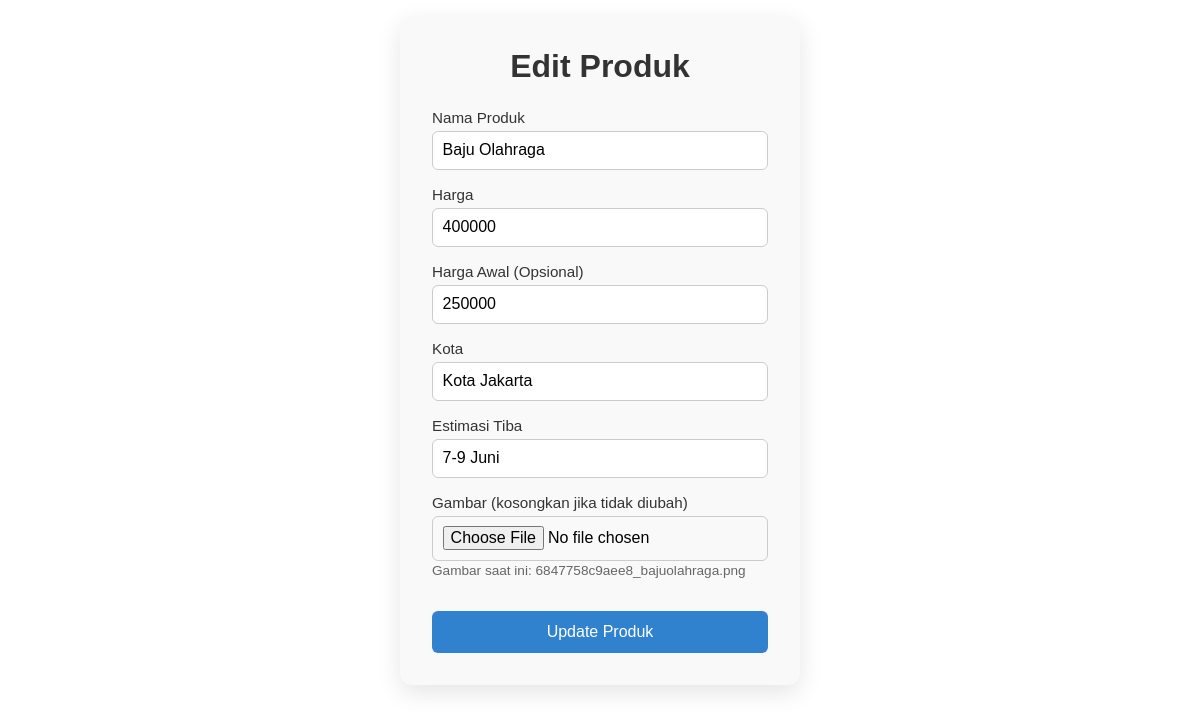
/views/edit_produk.php?id=2 (signed in), run on the app's committed database.
### tables this page shows
CREATE TABLE `produk` (
  `id` int(11) NOT NULL,
  `nama_produk` varchar(100) NOT NULL,
  `harga` int(11) NOT NULL,
  `harga_awal` int(11) DEFAULT 0,
  `kota` varchar(100) DEFAULT NULL,
  `estimasi` varchar(50) DEFAULT NULL,
  `gambar` varchar(255) DEFAULT NULL
);

### models/Produk.php (called while the page is built, shortened)
<?php
class Produk
{
    private $pdo;
    public function __construct($pdo)
    {
        $this->pdo = $pdo;
    }
    public function getById($id)
    {
        $stmt = $this->pdo->prepare("SELECT * FROM produk WHERE id = ?");
        $stmt->execute([$id]);
        return $stmt->fetch(PDO::FETCH_ASSOC);
    }
}

### views/edit_produk.php (the view, shortened to what this page needs)
<?php
require_once '../models/Produk.php';
$db = new Database();
$pdo = $db->connect();
$produkModel = new Produk($pdo);
$id = $_GET['id'] ?? null;
$produk = $produkModel->getById($id);
?>
<!DOCTYPE html>
<html lang="en">
<head>
</head>
<body>
  <div class="wrapper">
    <form action="../controllers/edit_produk.php" method="POST" enctype="multipart/form-data" class="container">
      <h1>Edit Produk</h1>
      <div class="form-group">
        <label for="nama_produk">Nama Produk</label>
        <input type="text" id="nama_produk" name="nama_produk" required value="<?= htmlspecialchars($produk['nama_produk']) ?>">
      </div>
      <div class="form-group">
        <label for="harga">Harga</label>
        <input type="number" id="harga" name="harga" required value="<?= htmlspecialchars($produk['harga']) ?>">
      </div>
      <div class="form-group">
        <label for="harga_awal">Harga Awal (Opsional)</label>
        <input type="number" id="harga_awal" name="harga_awal" value="<?= htmlspecialchars($produk['harga_awal']) ?>">
      </div>
      <div class="form-group">
        <label for="kota">Kota</label>
        <input type="text" id="kota" name="kota" required value="<?= htmlspecialchars($produk['kota']) ?>">
      </div>
      <div class="form-group">
        <label for="estimasi">Estimasi Tiba</label>
        <input type="text" id="estimasi" name="estimasi" required value="<?= htmlspecialchars($produk['estimasi']) ?>">
      </div>
      <div class="form-group">
        <label for="gambar">Gambar (kosongkan jika tidak diubah)</label>
        <input type="file" id="gambar" name="gambar" accept="image/*">
        <small>Gambar saat ini: <?= htmlspecialchars($produk['gambar']) ?></small>
      </div>
      <button type="submit">Update Produk</button>
    </form>
  </div>
</body>
</html>

### views/edit_produk.php (style rules this page uses)
* { margin: 0; padding: 0; box-sizing: border-box; font-family: Poppins, sans-serif; }
body { min-height: 100vh; background: #ffffff; padding: 1rem; }
.wrapper { display: flex; flex-direction: column; align-items: center; }
form.container { width: 100%; max-width: 400px; background: #f9f9f9; border-radius: 12px; padding: 2rem; box-shadow: 0 8px 24px rgba(0,0,0,0.1); }
h1 { color: #333; text-align: center; margin-bottom: 1.5rem; }
.form-group { margin-bottom: 1rem; }
.form-group label { display: block; margin-bottom: 0.3rem; color: #333; font-size: 0.95rem; }
.form-group input { width: 100%; padding: 0.6rem; border: 1px solid #ccc; border-radius: 6px; font-size: 1rem; }
button { width: 100%; margin-top: 1rem; padding: 0.75rem; border: none; border-radius: 6px; background: #3182ce; color: #fff; font-size: 1rem; cursor: pointer; transition: background 0.3s; }
.form-group small { color: #666; font-size: 0.85rem; }

### data on the page
produk: nama_produk "Baju Olahraga", harga "400000", harga_awal "250000", kota "Kota Jakarta", estimasi "7-9 Juni", gambar "6847758c9aee8_bajuolahraga.png"
